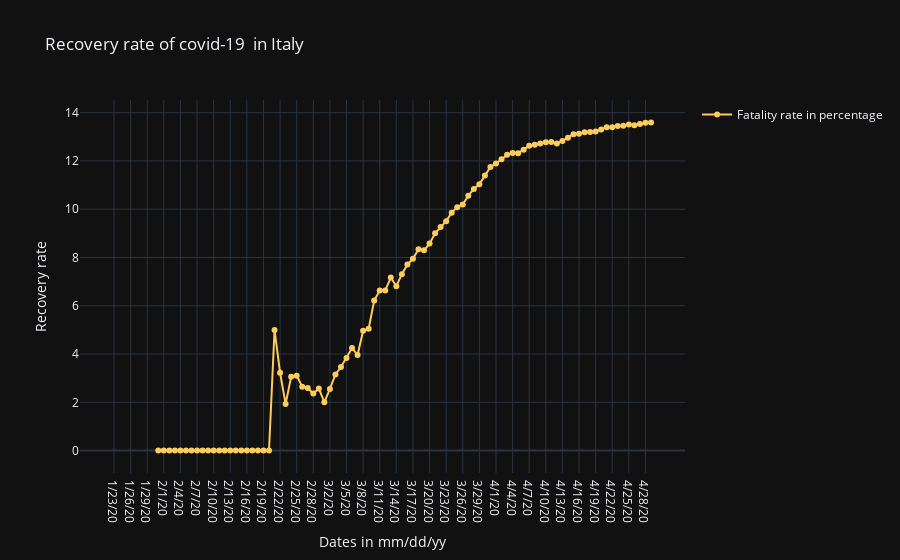

Notebook source saved alongside this figure:
### Code cell
cnf_fig.show()

### Figure 1 — Plotly figure (JSON) as saved in the notebook; plotly's stock layout.template omitted (floating-point values rounded to 4 significant figures)
{"data": [{"line": {"color": "#FECC5C"}, "mode": "lines+markers", "name": "Fatality rate in percentage", "type": "scatter", "x": ["1/23/20", "1/24/20", "1/25/20", "1/26/20", "1/27/20", "1/28/20", "1/29/20", "1/30/20", "1/31/20", "2/1/20", "2/2/20", "2/3/20", "2/4/20", "2/5/20", "2/6/20", "2/7/20", "2/8/20", "2/9/20", "2/10/20", "2/11/20", "2/12/20", "2/13/20", "2/14/20", "2/15/20", "2/16/20", "2/17/20", "2/18/20", "2/19/20", "2/20/20", "2/21/20", "2/22/20", "2/23/20", "2/24/20", "2/25/20", "2/26/20", "2/27/20", "2/28/20", "2/29/20", "3/1/20", "3/2/20", "3/3/20", "3/4/20", "3/5/20", "3/6/20", "3/7/20", "3/8/20", "3/9/20", "3/10/20", "3/11/20", "3/12/20", "3/13/20", "3/14/20", "3/15/20", "3/16/20", "3/17/20", "3/18/20", "3/19/20", "3/20/20", "3/21/20", "3/22/20", "3/23/20", "3/24/20", "3/25/20", "3/26/20", "3/27/20", "3/28/20", "3/29/20", "3/30/20", "3/31/20", "4/1/20", "4/2/20", "4/3/20", "4/4/20", "4/5/20", "4/6/20", "4/7/20", "4/8/20", "4/9/20", "4/10/20", "4/11/20", "4/12/20", "4/13/20", "4/14/20", "4/15/20", "4/16/20", "4/17/20", "4/18/20", "4/19/20", "4/20/20", "4/21/20", "4/22/20", "4/23/20", "4/24/20", "4/25/20", "4/26/20", "4/27/20", "4/28/20", "4/29/20"], "y": [null, null, null, null, null, null, null, null, 0, 0, 0, 0, 0, 0, 0, 0, 0, 0, 0, 0, 0, 0, 0, 0, 0, 0, 0, 0, 0, 5, 3.226, 1.935, 3.057, 3.106, 2.649, 2.595, 2.365, 2.571, 2.007, 2.554, 3.157, 3.464, 3.836, 4.249, 3.961, 4.963, 5.048, 6.217, 6.636, 6.636, 7.169, 6.811, 7.31, 7.713, 7.945, 8.339, 8.298, 8.575, 9.006, 9.26, 9.506, 9.859, 10.09, 10.19, 10.56, 10.84, 11.03, 11.39, 11.75, 11.9, 12.07, 12.25, 12.33, 12.32, 12.47, 12.63, 12.67, 12.73, 12.77, 12.79, 12.73, 12.83, 12.97, 13.11, 13.12, 13.19, 13.2, 13.22, 13.31, 13.4, 13.39, 13.45, 13.46, 13.51, 13.48, 13.53, 13.58, 13.6]}], "layout": {"showlegend": true, "title": {"text": "Recovery rate of covid-19  in Italy"}, "xaxis": {"title": {"text": "Dates in mm/dd/yy"}}, "yaxis": {"title": {"text": "Recovery rate"}}}}
